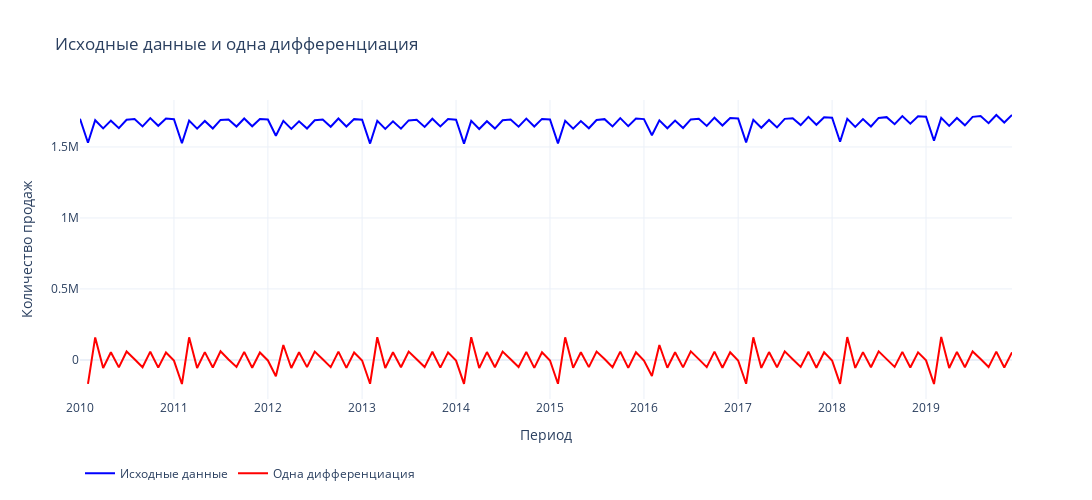

The notebook cell saved with this chart:
### Markdown cell above
Однократно дифференцированный ряд стал стационарным на 5% уровне значимости.

### Code cell
fig = go.Figure()

fig.add_trace(
    go.Scatter(
        x=df_result.index,
        y=df_result['number_sold'],
        mode='lines',
        name='Исходные данные',
        line=dict(color='blue')
    )
)

# Одна дифференциация
fig.add_trace(
    go.Scatter(
        x=df_result.index,
        y=df_result['number_sold_dif1'],
        mode='lines',
        name='Одна дифференциация',
        line=dict(color='red')
    )
)

fig.update_layout(
    title='Исходные данные и одна дифференциация',
    xaxis_title='Период',
    yaxis_title='Количество продаж',
    legend=dict(orientation='h', y=-0.2),  # Легенда внизу
    template='plotly_white',
    height=500,
    width=1700
)

# Показать график
fig.show()
